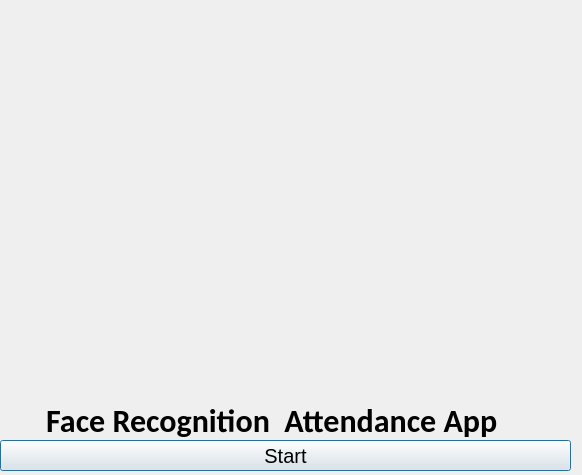
<?xml version="1.0" encoding="UTF-8"?>
<ui version="4.0">
 <class>Dialog</class>
 <widget class="QDialog" name="Dialog">
  <property name="geometry">
   <rect>
    <x>0</x>
    <y>0</y>
    <width>582</width>
    <height>475</height>
   </rect>
  </property>
  <property name="maximumSize">
   <size>
    <width>800</width>
    <height>680</height>
   </size>
  </property>
  <property name="windowTitle">
   <string>Face Recognition Attendance App</string>
  </property>
  <property name="windowIcon">
   <iconset>
    <normaloff>icon.jpg</normaloff>icon.jpg</iconset>
  </property>
  <widget class="QWidget" name="verticalLayoutWidget">
   <property name="geometry">
    <rect>
     <x>0</x>
     <y>440</y>
     <width>571</width>
     <height>31</height>
    </rect>
   </property>
   <layout class="QVBoxLayout" name="verticalLayout">
    <item>
     <widget class="QPushButton" name="runButton">
      <property name="font">
       <font>
        <family>Arial</family>
        <pointsize>15</pointsize>
       </font>
      </property>
      <property name="text">
       <string>Start</string>
      </property>
     </widget>
    </item>
   </layout>
  </widget>
  <widget class="QWidget" name="">
   <property name="geometry">
    <rect>
     <x>10</x>
     <y>400</y>
     <width>562</width>
     <height>41</height>
    </rect>
   </property>
   <layout class="QHBoxLayout" name="horizontalLayout">
    <item>
     <widget class="QLabel" name="filelabel">
      <property name="font">
       <font>
        <family>Calibri</family>
        <pointsize>24</pointsize>
        <weight>75</weight>
        <bold>true</bold>
       </font>
      </property>
      <property name="text">
       <string>     Face Recognition  Attendance App</string>
      </property>
     </widget>
    </item>
   </layout>
  </widget>
  <widget class="QLabel" name="label">
   <property name="geometry">
    <rect>
     <x>200</x>
     <y>10</y>
     <width>371</width>
     <height>381</height>
    </rect>
   </property>
   <property name="text">
    <string/>
   </property>
   <property name="pixmap">
    <pixmap>logoo.jpg</pixmap>
   </property>
   <property name="scaledContents">
    <bool>true</bool>
   </property>
  </widget>
  <widget class="QLabel" name="label_2">
   <property name="geometry">
    <rect>
     <x>10</x>
     <y>10</y>
     <width>191</width>
     <height>381</height>
    </rect>
   </property>
   <property name="text">
    <string/>
   </property>
   <property name="pixmap">
    <pixmap>icon.jpg</pixmap>
   </property>
   <property name="scaledContents">
    <bool>true</bool>
   </property>
  </widget>
 </widget>
 <resources>
  <include location="resource.qrc"/>
  <include location="logo.qrc"/>
 </resources>
 <connections/>
</ui>
